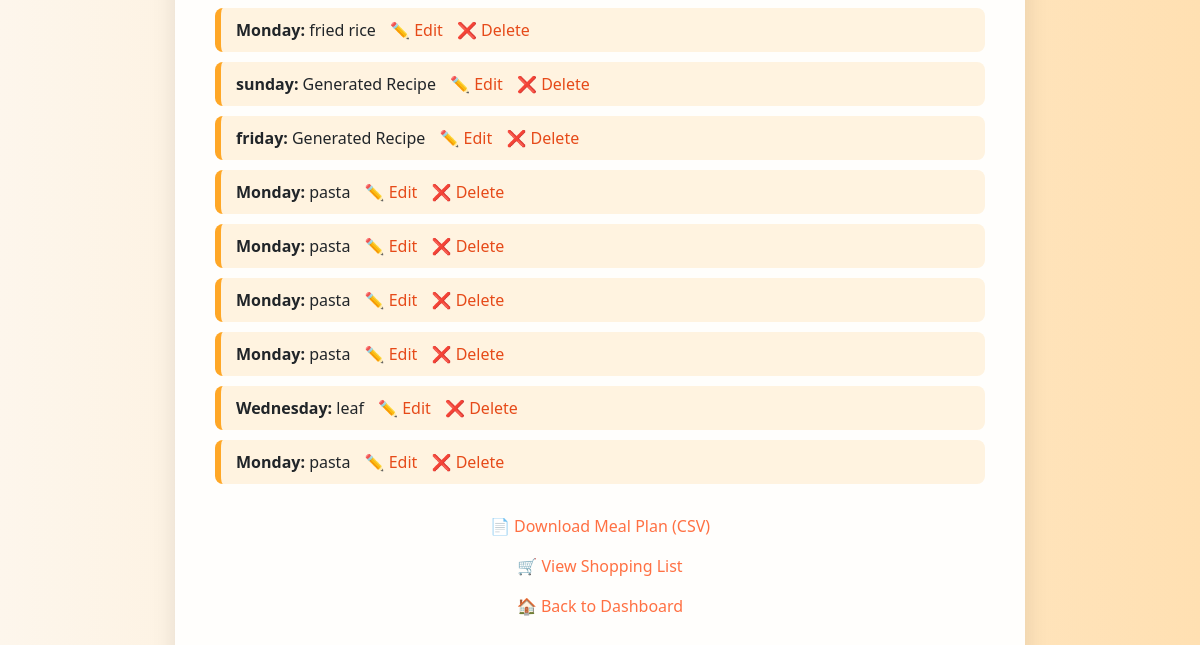
Page /meal-planner (signed in, lower part) on the earlier database version.
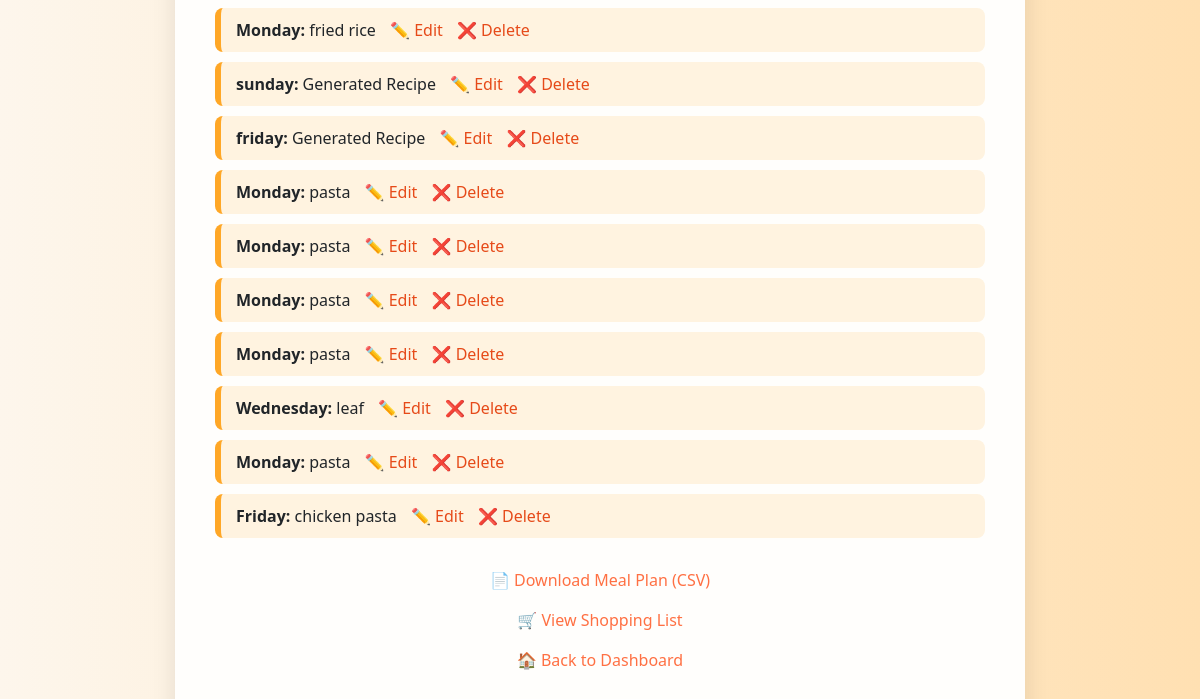
Same page on the later database version.
### app/models.py (models this page shows)
class MealPlan(db.Model):
    id = db.Column(db.Integer, primary_key=True)
    user_id = db.Column(db.Integer, db.ForeignKey('user.id'), nullable=False)
    recipe_name = db.Column(db.String(255), nullable=False)
    ingredients = db.Column(db.Text, nullable=True)
    day_of_week = db.Column(db.String(20), nullable=False)
    user = db.relationship('User', backref='meal_plans')

### app/routes/meal_planner.py (the view, shortened to what this page needs)
@planner_bp.route('/meal-planner', methods=['GET', 'POST'])
def meal_planner():
    if 'user_id' not in session:
        return redirect(url_for('auth.login'))
    user_id = session['user_id']
    plans = MealPlan.query.filter_by(user_id=user_id).all()
    return render_template('meal_planner.html', plans=plans)

### app/templates/meal_planner.html (shortened to what this page needs)
<!DOCTYPE html>
<html lang="en">
<head>
  <link href="https://cdn.jsdelivr.net/npm/bootstrap@5.3.0/dist/css/bootstrap.min.css" rel="stylesheet">
</head>
<body>
  <div class="container">
    {% for plan in plans %}
      <div class="plan-entry">
        <strong>{{ plan.day_of_week }}:</strong> {{ plan.recipe_name }}
        <a href="{{ url_for('meal_planner.edit_plan', plan_id=plan.id) }}">✏️ Edit</a>
        <a href="{{ url_for('meal_planner.delete_plan', plan_id=plan.id) }}">❌ Delete</a>
      </div>
    {% else %}
      <p>No meals planned yet. Start planning your week! 🧁</p>
    {% endfor %}
    <div class="links">
      <p><a href="{{ url_for('meal_planner.export_meal_plan') }}">📄 Download Meal Plan (CSV)</a></p>
      <p><a href="{{ url_for('shopping.shopping_list') }}">🛒 View Shopping List</a></p>
      <p><a href="{{ url_for('home') }}">🏠 Back to Dashboard</a></p>
    </div>
  </div>
</body>
</html>

Differences in the rows shown:
added MealPlan: day_of_week "Friday", recipe_name "chicken pasta"
